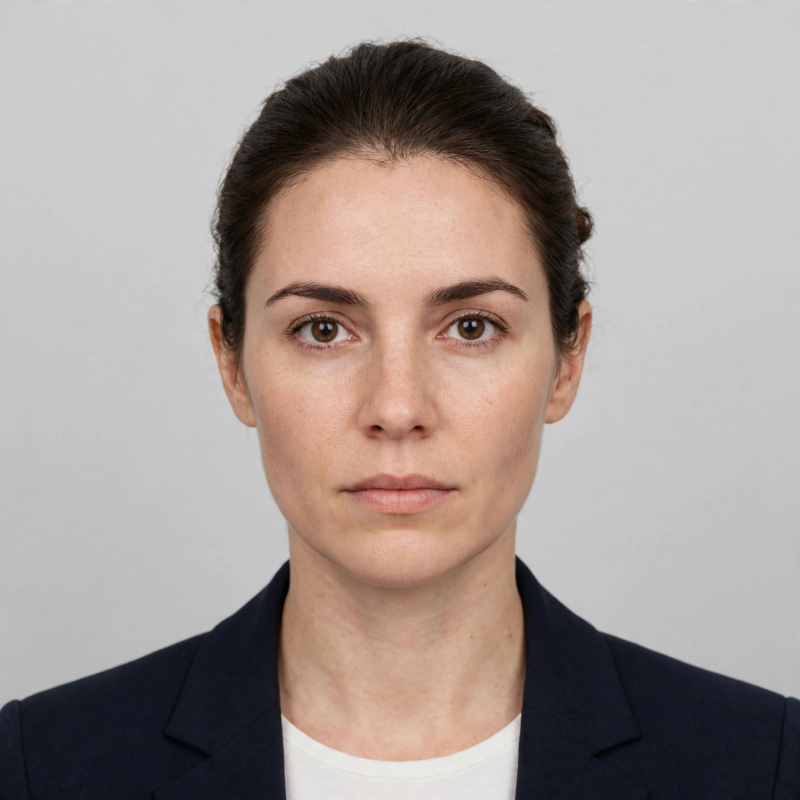
#> input picture portrait.png, 1600 x 1600 px (shown at 1/2 size)
$ python draw_passport.py
#> lines starting #> are read from the running program, lines starting #| are printed output that depends on the picture
#!/usr/bin/env python3
"""Draw the open passport spread of the Republic of Vessia, entirely in code.

Renders entry.png (1024x724) beside this file. Deterministic: no randomness.
The data page (right) and the visas page (left) share one typographic system:
small grey bilingual labels, bold black values, thin rules between rows.
"""
import math
import os

from PIL import Image, ImageDraw, ImageEnhance, ImageFont

HERE = os.path.dirname(os.path.abspath(__file__))
OUT = os.path.join(HERE, "entry.png")

W, H = 1024, 724

SERIF = "/usr/share/fonts/truetype/liberation/LiberationSerif-Bold.ttf"
SANS = "/usr/share/fonts/truetype/liberation/LiberationSans-Regular.ttf"
SANSB = "/usr/share/fonts/truetype/liberation/LiberationSans-Bold.ttf"
MONO = "/usr/share/fonts/truetype/dejavu/DejaVuSansMono.ttf"

# ---- palette -------------------------------------------------------------
COVER = (96, 22, 36)          # deep burgundy cover
COVER_EDGE = (70, 14, 26)
CREAM = (248, 244, 231)       # data page
VISAPAGE = (232, 237, 241)    # visas page, pale blue-grey
INK = (22, 22, 22)
LABEL = (104, 104, 100)
RULE = (178, 172, 156)
NAVY = (26, 44, 92)
BLUE_INK = (32, 54, 128)
BURG_INK = (122, 30, 48)
GREEN_INK = (18, 62, 40)


def f(path, size):
    return ImageFont.truetype(path, size)


def text_w(draw, s, font):
    return draw.textlength(s, font=font)


def star_points(cx, cy, r_out, r_in):
    pts = []
    for i in range(10):
        r = r_out if i % 2 == 0 else r_in
        a = -math.pi / 2 + i * math.pi / 5
        pts.append((cx + r * math.cos(a), cy + r * math.sin(a)))
    return pts


# ---- emblem ---------------------------------------------------------------
def draw_emblem(draw, cx, cy, r):
    draw.ellipse([cx - r, cy - r, cx + r, cy + r], outline=NAVY, width=3)
    draw.ellipse([cx - r + 5, cy - r + 5, cx + r - 5, cy + r - 5],
                 outline=NAVY, width=1)
    # mountain: a triangle with a snow cap, sitting on a ground line
    top = (cx, cy - r + 16)
    left = (cx - r + 14, cy + r - 15)
    right = (cx + r - 14, cy + r - 15)
    draw.polygon([top, left, right], outline=NAVY, width=2)
    cap = [(cx - 6, cy - r + 27), (cx + 6, cy - r + 27),
           (cx + 3, cy - r + 21), (cx, cy - r + 25), (cx - 3, cy - r + 21)]
    draw.polygon([top] + cap, fill=NAVY)
    draw.line([cx - r + 10, cy + r - 15, cx + r - 10, cy + r - 15],
              fill=NAVY, width=2)
    # star above the peak
    draw.polygon(star_points(cx, cy - r - 2, 6, 2.5), fill=NAVY)


# ---- portrait --------------------------------------------------------------
def draw_portrait(base, x, y, w, h):
    """The holder's ID photo (portrait.png) set into the box at (x, y, w, h).

    The photo is centre-cropped to the box's aspect ratio, taking the crop
    mostly from the bottom (shoulders) so the face sits as in an ID photo,
    then printed with slightly reduced saturation. One faint guilloche
    curve overlaps the photo's bottom corner, the way real data pages
    print over the photo edge, and the usual frame border closes the box.
    """
    src = Image.open(os.path.join(HERE, "portrait.png")).convert("RGB")
    sw, sh = src.size
    crop_h = int(sh * 0.92)                    # keep the head, trim shoulders
    crop_w = int(crop_h * w / h)
    cx0 = (sw - crop_w) // 2
    cy0 = int(sh * 0.04)                       # small margin above the hair
    photo = src.crop((cx0, cy0, cx0 + crop_w, cy0 + crop_h))
    photo = photo.resize((w, h), Image.LANCZOS)
    photo = ImageEnhance.Color(photo).enhance(0.85)
    base.paste(photo, (x, y))
    # one faint guilloche curve printed over the photo's bottom-left corner
    over = Image.new("RGBA", base.size, (0, 0, 0, 0))
    od = ImageDraw.Draw(over)
    pts = []
    for px in range(x - 8, x + 76, 4):
        py = y + h - 22 + (px - x) * 0.32 + 3.5 * math.sin((px - x) / 13.0)
        pts.append((px, py))
    od.line(pts, fill=(168, 186, 218, 110), width=1)
    base.alpha_composite(over)
    ImageDraw.Draw(base).rectangle([x, y, x + w, y + h],
                                   outline=(90, 90, 90), width=2)


def draw_signature(draw, x, y):
    """A quick ink squiggle: the holder's signature."""
    pts = []
    for i in range(61):
        t = i / 60.0
        px = x + t * 118
        py = y + 10 * math.sin(t * 9.0) * (1 - t * 0.4) + 6 * math.sin(t * 23.0)
        pts.append((px, py))
    draw.line(pts, fill=(28, 40, 110), width=2)
    pts2 = [(x + 8 + i * 1.6, y + 16 - 9 * math.sin(i / 7.0))
            for i in range(30)]
    draw.line(pts2, fill=(28, 40, 110), width=2)


# ---- field system ------------------------------------------------------------
def field(draw, x, y, w, label, value, vfont, rule=True):
    draw.text((x, y), label, font=f(SANS, 11), fill=LABEL)
    draw.text((x, y + 14), value, font=vfont, fill=INK)
    if rule:
        draw.line([x, y + 42, x + w, y + 42], fill=RULE, width=1)


# ---- stamps ------------------------------------------------------------------
def stamp_layer(w, h):
    return Image.new("RGBA", (w, h), (0, 0, 0, 0))


def paste_rotated(base, layer, cx, cy, angle):
    rot = layer.rotate(angle, resample=Image.BICUBIC, expand=True)
    base.alpha_composite(rot, (int(cx - rot.width / 2), int(cy - rot.height / 2)))


def stamp_round(cx, cy, r, angle, lines):
    lay = stamp_layer(2 * r + 8, 2 * r + 8)
    d = ImageDraw.Draw(lay)
    c = r + 4
    col = BLUE_INK + (205,)
    d.ellipse([4, 4, 2 * r + 4, 2 * r + 4], outline=col, width=3)
    d.ellipse([11, 11, 2 * r - 3, 2 * r - 3], outline=col, width=1)
    fonts = [f(SANSB, 13), f(SANS, 10), f(SANSB, 14)]
    total = 13 + 6 + 10 + 6 + 14
    ty = c - total / 2
    for (txt, fo, dy) in zip(lines, fonts, (13, 10, 14)):
        tw = d.textlength(txt, font=fo)
        d.text((c - tw / 2, ty), txt, font=fo, fill=col)
        ty += dy + 6
    return lay, angle


def stamp_rect(w, h, angle, colour, lines, fonts_sizes):
    lay = stamp_layer(w + 8, h + 8)
    d = ImageDraw.Draw(lay)
    col = colour + (205,)
    d.rectangle([4, 4, w + 4, h + 4], outline=col, width=3)
    d.rectangle([10, 10, w - 2, h - 2], outline=col, width=1)
    total = sum(s for _, s in fonts_sizes) + 5 * (len(lines) - 1)
    ty = (h + 8 - total) / 2
    for txt, size in fonts_sizes:
        fo = f(SANSB if size >= 14 else SANS, size)
        tw = d.textlength(txt, font=fo)
        d.text(((w + 8 - tw) / 2, ty), txt, font=fo, fill=col)
        ty += size + 5
    return lay, angle


def stamp_oval(w, h, angle, lines):
    lay = stamp_layer(w + 8, h + 8)
    d = ImageDraw.Draw(lay)
    col = BLUE_INK + (205,)
    d.ellipse([4, 4, w + 4, h + 4], outline=col, width=3)
    d.ellipse([11, 11, w - 3, h - 3], outline=col, width=1)
    sizes = (15, 11, 11, 16)
    total = sum(sizes) + 5 * 3
    ty = (h + 8 - total) / 2
    for txt, size in zip(lines, sizes):
        fo = f(SANSB if size >= 14 else SANS, size)
        tw = d.textlength(txt, font=fo)
        d.text(((w + 8 - tw) / 2, ty), txt, font=fo, fill=col)
        ty += size + 5
    return lay, angle


# ---- pages -------------------------------------------------------------------
def guilloche(draw, x0, y0, x1, y1):
    """Many thin pale sine curves across the data page."""
    overlay = Image.new("RGBA", (W, H), (0, 0, 0, 0))
    od = ImageDraw.Draw(overlay)
    for k in range(16):
        base_y = y0 + 12 + k * ((y1 - y0 - 24) / 15.0)
        col = (168, 186, 218, 52) if k % 2 == 0 else (224, 186, 182, 52)
        pts = []
        for px in range(x0 + 6, x1 - 6, 6):
            py = base_y + 9 * math.sin((px - x0) / 46.0 + k * 1.35)
            pts.append((px, py))
        od.line(pts, fill=col, width=1)
    for k in range(10):
        base_x = x0 + 14 + k * ((x1 - x0 - 28) / 9.0)
        col = (190, 200, 222, 36) if k % 2 == 0 else (226, 198, 190, 36)
        pts = []
        for py in range(y0 + 8, y1 - 8, 6):
            px = base_x + 7 * math.sin((py - y0) / 52.0 + k * 1.1)
            pts.append((px, py))
        od.line(pts, fill=col, width=1)
    return overlay


def build():
    img = Image.new("RGB", (W, H), COVER)
    d = ImageDraw.Draw(img)
    # cover edge shading
    d.rectangle([0, 0, W - 1, H - 1], outline=COVER_EDGE, width=3)

    LX, RX = 14, 519           # page left edges
    PT, PB = 14, 710           # page top / bottom
    LW, RW = 491, 491          # page widths

    # pages
    d.rectangle([LX, PT, LX + LW, PB], fill=VISAPAGE)
    d.rectangle([RX, PT, RX + RW, PB], fill=CREAM)
    # centre seam shadow
    seam = Image.new("RGBA", (W, H), (0, 0, 0, 0))
#> seam: PIL image 1024x724 RGBA; every value is 0
    sd = ImageDraw.Draw(seam)
    for i in range(16):
        a = int(70 * (1 - i / 16.0))
        sd.line([505 + i, PT, 505 + i, PB], fill=(40, 30, 30, a))
        sd.line([518 - i, PT, 518 - i, PB], fill=(40, 30, 30, a // 2))
    img = Image.alpha_composite(img.convert("RGBA"), seam)
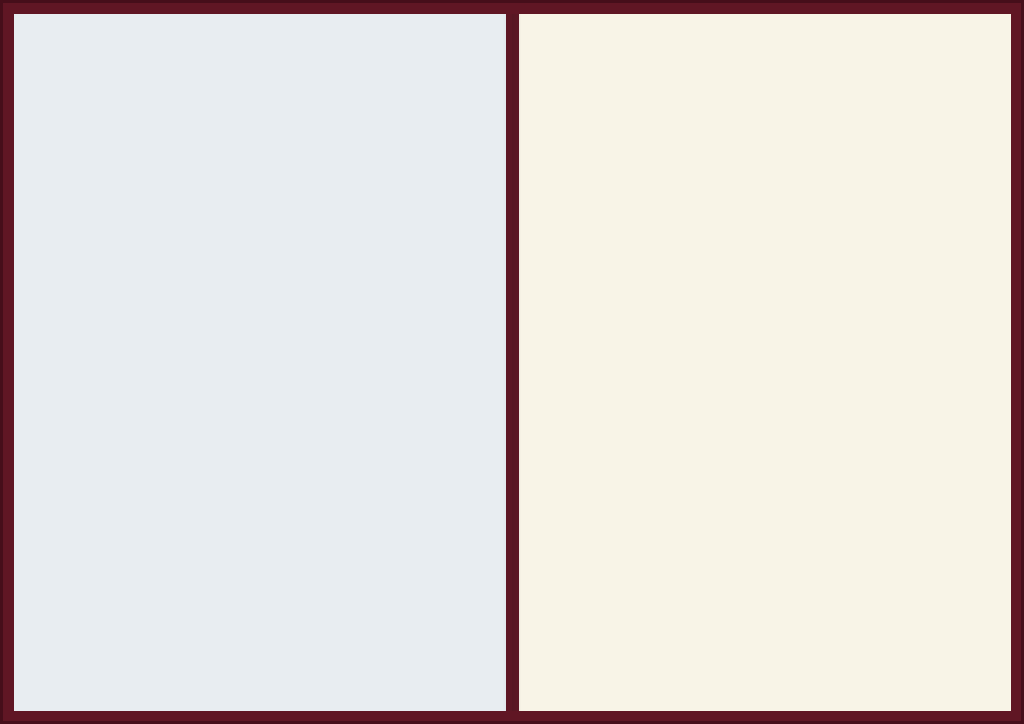
#> img: PIL image 1024x724 RGBA; mean R, G, B, A 228.8, 224, 220.9, 255
    d = ImageDraw.Draw(img)

    # ================= LEFT PAGE: visas =================
    d.text((LX + 26, PT + 24), "VISAS · VIISUMIT",
           font=f(SERIF, 21), fill=NAVY)
    d.line([LX + 26, PT + 58, LX + LW - 26, PT + 58], fill=NAVY, width=2)
    # faint grid
    grid = Image.new("RGBA", (W, H), (0, 0, 0, 0))
    gd = ImageDraw.Draw(grid)
    for gx in range(LX + 24, LX + LW - 10, 28):
        gd.line([gx, PT + 74, gx, PB - 16], fill=(196, 206, 214, 90), width=1)
    for gy in range(PT + 88, PB - 10, 28):
        gd.line([LX + 12, gy, LX + LW - 12, gy], fill=(196, 206, 214, 90), width=1)
    img = Image.alpha_composite(img, grid)
    d = ImageDraw.Draw(img)

    lay, ang = stamp_round(150, 235, 60, -6,
                           ["ALDERVIK INTL", "DEPARTURE", "12 MAY 2023"])
#> in stamp_round, `lay = stamp_layer(2 * r + 8, 2 * r + 8)`: lay: PIL image 128x128 RGBA; every value is 0
#> the loop in stamp_round, `for (txt, fo, dy) in zip(lines, fonts, (13, 10, 14)):` made 3 passes
#> tw on passes 1 to 3: 98.7, 60.75, 84.05
#> after the loop in stamp_round, `for (txt, fo, dy) in zip(lines, fonts, (13, 10, 14)):`: ty = 94.5
#> ang = -6
    paste_rotated(img, lay, 128, 232, ang)
    lay, ang = stamp_rect(196, 108, 4, BURG_INK,
                          ["KHAROVIA", "BRANIK BORDER", "ARRIVAL", "12 MAY 2023"],
                          [("KHAROVIA", 16), ("BRANIK BORDER", 11),
                           ("ARRIVAL", 11), ("12 MAY 2023", 15)])
#> in stamp_rect, `lay = stamp_layer(w + 8, h + 8)`: lay: PIL image 204x116 RGBA; every value is 0
#> the loop in stamp_rect, `for txt, size in fonts_sizes:` made 4 passes
#> tw on passes 1 to 4: 85.39, 91.09, 46.28, 90.09
#> after the loop in stamp_rect, `for txt, size in fonts_sizes:`: ty = 97
#> ang = 4
    paste_rotated(img, lay, 348, 222, ang)
    lay, ang = stamp_oval(204, 118, -3,
                          ["OSTREM", "PORT SABLE", "ARRIVAL", "28 NOV 2023"])
#> in stamp_oval, `lay = stamp_layer(w + 8, h + 8)`: lay: PIL image 212x126 RGBA; every value is 0
#> the loop in stamp_oval, `for txt, size in zip(lines, sizes):` made 4 passes
#> tw on passes 1 to 4: 64.16, 68.72, 46.28, 97.03
#> after the loop in stamp_oval, `for txt, size in zip(lines, sizes):`: ty = 102
#> ang = -3
    paste_rotated(img, lay, 140, 428, ang)
#> call 3 of paste_rotated, with cx = 140, cy = 428, angle = -3
#> in paste_rotated (call 3), `rot = layer.rotate(angle, resample=Image.BICUBIC, expand=True)`:
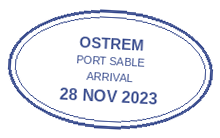
#> rot: PIL image 220x138 RGBA; mean R, G, B, A 4.8, 8.3, 21.4, 21.8; transparent parts drawn white
    lay, ang = stamp_rect(186, 104, 7, BURG_INK,
                          ["OSTREM", "PORT SABLE", "DEPARTURE", "03 DEC 2023"],
                          [("OSTREM", 16), ("PORT SABLE", 11),
                           ("DEPARTURE", 11), ("03 DEC 2023", 15)])
#> in stamp_rect (call 2), `lay = stamp_layer(w + 8, h + 8)`: lay: PIL image 194x112 RGBA; every value is 0
#> the loop in stamp_rect (call 2), `for txt, size in fonts_sizes:` made 4 passes
#> tw on passes 1 to 4: 68.47, 68.72, 66.83, 90.06
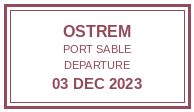
#> lay: PIL image 194x112 RGBA; mean R, G, B, A 22.5, 5.5, 8.9, 31.8; transparent parts drawn white
#> ang = 7
    paste_rotated(img, lay, 356, 436, ang)
#> call 4 of paste_rotated, with cx = 356, cy = 436, angle = 7
#> in paste_rotated (call 4), `rot = layer.rotate(angle, resample=Image.BICUBIC, expand=True)`:
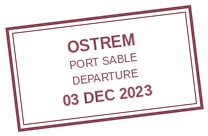
#> rot: PIL image 208x136 RGBA; mean R, G, B, A 23.3, 5.2, 8.8, 26.2; transparent parts drawn white
    lay, ang = stamp_rect(258, 62, -2, GREEN_INK,
                          ["HIGH PASS", "WINTER CROSSING PERMITTED"],
                          [("HIGH PASS", 16), ("WINTER CROSSING PERMITTED", 11)])
#> in stamp_rect (call 3), `lay = stamp_layer(w + 8, h + 8)`: lay: PIL image 266x70 RGBA; every value is 0
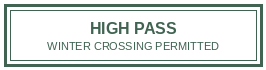
#> lay: PIL image 266x70 RGBA; mean R, G, B, A 3.8, 13, 8.4, 36.9; transparent parts drawn white
#> ang = -2
    paste_rotated(img, lay, 258, 596, ang)
    d = ImageDraw.Draw(img)

    # ================= RIGHT PAGE: data page =================
    img.alpha_composite(guilloche(d, RX, PT, RX + RW, PB))
    d = ImageDraw.Draw(img)

    # header
    draw_emblem(d, RX + 62, PT + 62, 30)
    d.text((RX + 108, PT + 34), "REPUBLIC OF VESSIA",
           font=f(SERIF, 28), fill=NAVY)
    sub = "P A S S P O R T   ·   P A S S I"
    d.text((RX + 109, PT + 72), sub, font=f(SANS, 15), fill=LABEL)
    d.line([RX + 24, PT + 112, RX + RW - 24, PT + 112], fill=NAVY, width=2)
    d.line([RX + 24, PT + 116, RX + RW - 24, PT + 116], fill=NAVY, width=1)

    # portrait + signature
    PX, PY, PW, PH = RX + 28, PT + 138, 150, 210
    draw_portrait(img, PX, PY, PW, PH)
#> in draw_portrait, src is the input picture: PIL image 1600x1600 RGB; mean R, G, B 163.6, 152.8, 148.1
#> in draw_portrait, `base.paste(photo, (x, y))`:
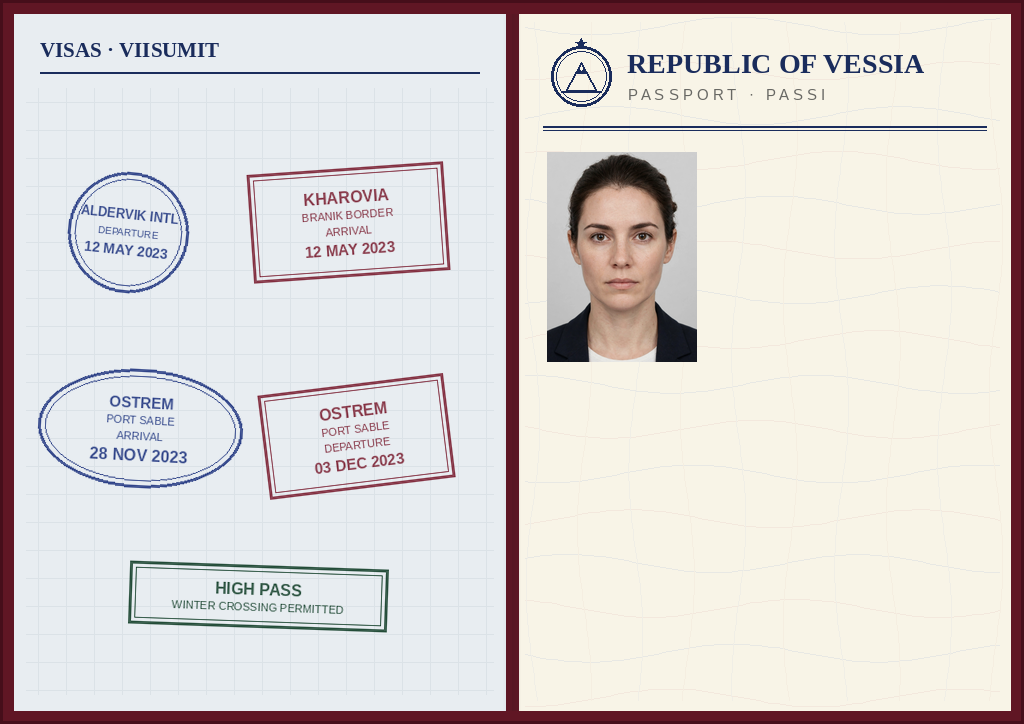
#> base: PIL image 1024x724 RGBA; mean R, G, B, A 219.6, 214, 212.1, 255
    d = ImageDraw.Draw(img)
    draw_signature(d, PX + 8, PY + PH + 14)

    # fields right of the portrait
    FX = RX + 198
    FW = RX + RW - 24 - FX
    v17 = f(SANSB, 17)
    field(d, FX, 152, 92, "TYPE", "P", v17, rule=False)
    field(d, FX + 108, 152, 92, "CODE", "VES", v17, rule=False)
    d.line([FX, 194, FX + FW, 194], fill=RULE, width=1)
    field(d, FX, 206, FW, "PASSPORT No · PASSIN NRO", "V48291063", v17)
    field(d, FX, 258, FW, "SURNAME / SUKUNIMI", "ILVES", v17)
    field(d, FX, 310, FW, "GIVEN NAMES / ETUNIMET", "MARA", v17)
    field(d, FX, 362, FW, "NATIONALITY / KANSALAISUUS", "VESSIAN", v17)

    # fields below the portrait, two columns
    AX, AW = RX + 28, 212
    BX, BW = RX + 262, 201
    field(d, AX, 440, AW, "DATE OF BIRTH / SYNTYMÄPÄIVÄ", "14 MAR 1991", v17)
    field(d, BX, 440, BW, "SEX", "F", v17)
    field(d, AX, 492, AW, "PLACE OF BIRTH / SYNTYMÄPAIKKA", "ALDERVIK", v17)
    field(d, BX, 492, BW, "DATE OF ISSUE / ANTOPÄIVÄ", "02 JUN 2022", v17)
    field(d, AX, 544, AW, "DATE OF EXPIRY / VOIMASSA ASTI", "02 JUN 2032", v17)
    field(d, BX, 544, BW, "AUTHORITY / VIRANOMAINEN",
          "ALDERVIK PASSPORT OFFICE", f(SANSB, 12))

    # MRZ band
    d.rectangle([RX, 614, RX + RW, PB], fill=(233, 227, 206))
    d.line([RX, 614, RX + RW, 614], fill=RULE, width=1)
    line1 = "P<VESILVES<<MARA"
    line1 = line1 + "<" * (44 - len(line1))
    line2 = "V482910631VES9103145F3206026"
    line2 = line2 + "<" * (44 - len(line2) - 2) + "04"
    assert len(line1) == 44 and len(line2) == 44
    mrz = f(MONO, 16)
    for i, line in enumerate((line1, line2)):
        tw = text_w(d, line, mrz)
        d.text((RX + (RW - tw) / 2, 632 + i * 34), line, font=mrz, fill=INK)
#> this loop made 2 passes
#> tw on passes 1 to 2: 424.2, 424.2

    img.convert("RGB").save(OUT, optimize=True)
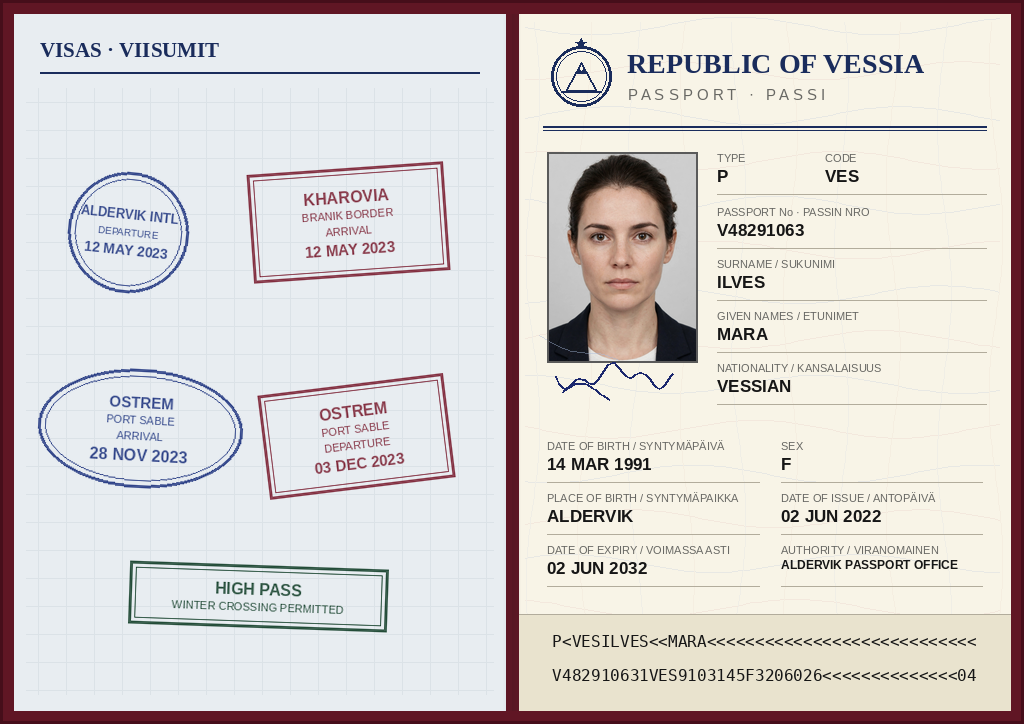
#> saved as entry.png: PIL image 1024x724 RGB; mean R, G, B 215.3, 209.7, 207.5
    print("wrote", OUT)


if __name__ == "__main__":
    build()
